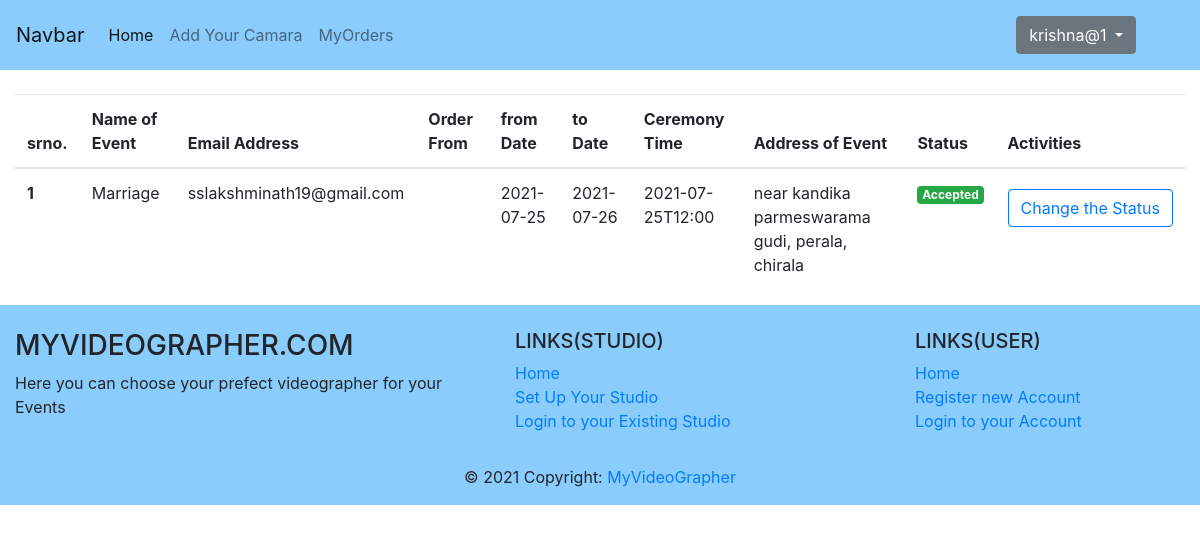
Page /myorders/ (signed in) on the committed database.
### init/models.py (models this page shows)
class User(AbstractUser):
    t = [(1,'VGrapher'),(2,'User')]
    role = models.IntegerField(choices=t,default=1)
    studio_name = models.CharField(max_length=300, default='')
    vaddress = models.TextField(default='')
    experience = models.IntegerField(default=0)
    Description = models.TextField(default='')
    profileImag = models.ImageField(upload_to = 'ProfilePics/',default = 'ProfilePics/07.jpg')
    hadFilled = models.BooleanField(default=False)

class OrderModel(models.Model):
    uid = models.ForeignKey(User,on_delete=models.CASCADE)
    cid = models.IntegerField()
    nameOfEvent = models.CharField(max_length=100)
    fromDate = models.CharField(max_length=50)
    toDate = models.CharField(max_length=50)
    ceremonyTime = models.CharField(max_length=50)
    addressOfCeremony = models.TextField()
    t = [(1,'None'),(2,'Accept'),(3,'reject')]
    isAccepted = models.IntegerField(choices=t,default=1)
    email = models.EmailField()

### init/views.py (the view)
# urls.py: path('myorders/',views.myorders,name = 'myorders'),
@login_required
def myorders(request):
    lst = []
    emp = True
    ord = OrderModel.objects.all()
    for i in ord:
        cId = i.cid
        cm = CamModels.objects.get(id = cId)
        vid = cm.vgId_id
        if vid == request.user.id:
            lst.append(i)
            emp = False
    if lst == []:
        emp = True
    return render(request,'init/myorders.html',{'data':lst,'emp':emp})

### init/templates/init/myorders.html (shortened to what this page needs)
{% extends 'init/base.html' %}
{% block content %}
<div class="container-fluid mt-4">
  {% if not emp %}
    <table class="table table-hover">
        <thead>
          <tr>
            <th scope="col">srno.</th>
            <th scope="col">Name of Event</th>
            <th scope="col"> Email Address</th>
            <th scope="col">Order From</th>
            <th scope="col">from Date</th>
            <th scope="col">to Date</th>
            <th scope="col">Ceremony Time</th>
            <th scope="col">Address of Event</th>
            <th scope="col"> Status </th>
            <th scope="col">Activities</th>
          </tr>
        </thead>
        <tbody>
          {% for i in data %}
          <tr>
            <th scope="row">{{ forloop.counter }}</th>
            <td>{{ i.nameOfEvent }}</td>
            <td>{{ i.email }}</td>
            <td>{{ i.uUname }}</td>
            <td>{{ i.fromDate }}</td>
            <td>{{ i.toDate }}</td>
            <td>{{ i.ceremonyTime }}</td>
            <td>{{ i.addressOfCeremony }}</td>
            <td>
                {% if i.isAccepted == 1 %}
                <span class="badge badge-info">Not Responded</span>
                {% elif i.isAccepted == 2 %}
                <span class="badge badge-success">Accepted</span>
                {% else %}
                <span class="badge badge-danger">Rejected</span>
                {% endif %}
            </td>
            <td><a href="{% url 'viewCustOrder' i.id %}" class = "btn btn-outline-primary my-2 form-control">Change the Status</a></td>
          </tr>
          {% endfor %}
        </tbody>
      </table>
      {% endif %}
</div>
{% endblock %}

### init/templates/init/navbar.html (shortened to what this page needs)
{% if not user.is_authenticated %}
<nav class="navbar navbar-expand-lg navbar-light" style="background-color: #8acdfd;">
    <a class="navbar-brand" href="{% url 'home' %}">MyVideoGrapher</a>
    <button class="navbar-toggler" type="button" data-toggle="collapse" data-target="#navbarSupportedContent" aria-controls="navbarSupportedContent" aria-expanded="false" aria-label="Toggle navigation">
      <span class="navbar-toggler-icon"></span>
    </button>
    <div class="collapse navbar-collapse" id="navbarSupportedContent">
      <ul class="navbar-nav mr-auto">
        <li class="nav-item active">
          <a class="nav-link" href="{% url 'home' %}">Home <span class="sr-only">(current)</span></a>
        </li>
        <li class="nav-item dropdown">
          <a class="nav-link dropdown-toggle" href="#" id="navbarDropdown" role="button" data-toggle="dropdown" aria-haspopup="true" aria-expanded="false">
            Studio
          </a>
          <div class="dropdown-menu" aria-labelledby="navbarDropdown">
            <a class="dropdown-item" href="{% url 'setupStudio' %}">Setup Your Own Studio</a>
            <a class="dropdown-item" href="{% url 'login' %}">Login to your Studio</a>
          </div>
        </li>
      </ul>
      <div class="form-inline my-2 my-lg-0">
        <a class="nav-link nav-item active btn btn-outline-success mr-sm-2" href="{% url 'userRegister' %}">Register</a>
        <a class="nav-link nav-item active btn btn-outline-success my-2 my-sm-0" href="{% url 'login' %}">Login </a>
      </div>
    </div>
  </nav>
{% else %}
<nav class="navbar navbar-expand-lg navbar-light" style="background-color: #8acdfd;">
  <a class="navbar-brand" href="#">Navbar</a>
  <div class="collapse navbar-collapse" id="navbarSupportedContent">
    <ul class="navbar-nav mr-auto">
      <li class="nav-item active">
        <a class="nav-link" href="{% url 'home' %}">Home <span class="sr-only">(current)</span></a>
      </li>
      {% if user.role == 1 %}
      <li class="nav-item">
        <a class="nav-link" href="{% url 'addCam' %}">Add Your Camara</a>
      </li>
      <li class="nav-item">
        <a class="nav-link" href="{% url 'myorders' %}">MyOrders</a>
      </li>
      {% endif %}
    </ul>
    <form class="form-inline my-2 my-lg mr-sm-5">
      <div class="btn-group">
        <button type="button" class="btn btn-secondary dropdown-toggle" data-toggle="dropdown" aria-haspopup="true" aria-expanded="false">
          {{request.user.username}}
        </button>
      </div>
      </div>
</nav>
{% endif %}

### rows in the picture
User: user.username "krishna@1"
OrderModel: nameOfEvent "Marriage", email "sslakshminath19@gmail.com", fromDate "2021-07-25", toDate "2021-07-26", ceremonyTime "2021-07-25T12:00", addressOfCeremony "near kandika parmeswarama gudi, perala, chirala", isAccepted "Accepted"
